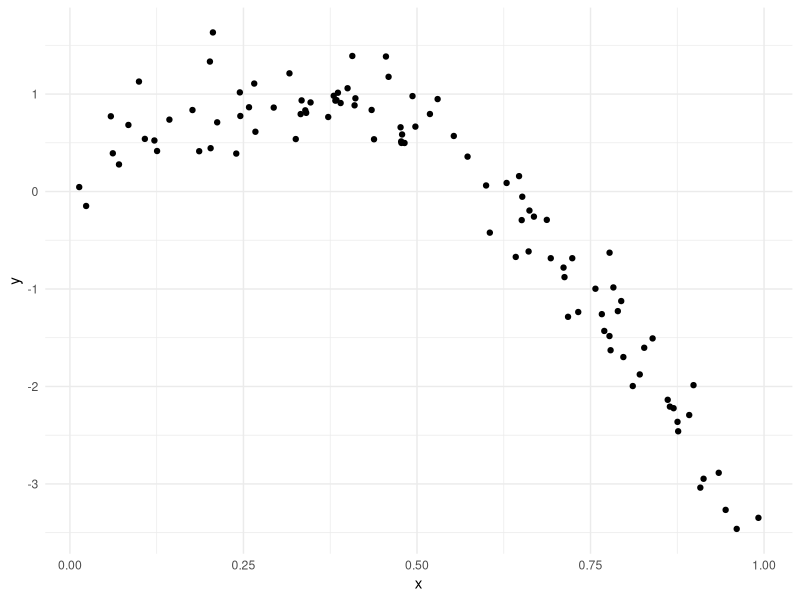
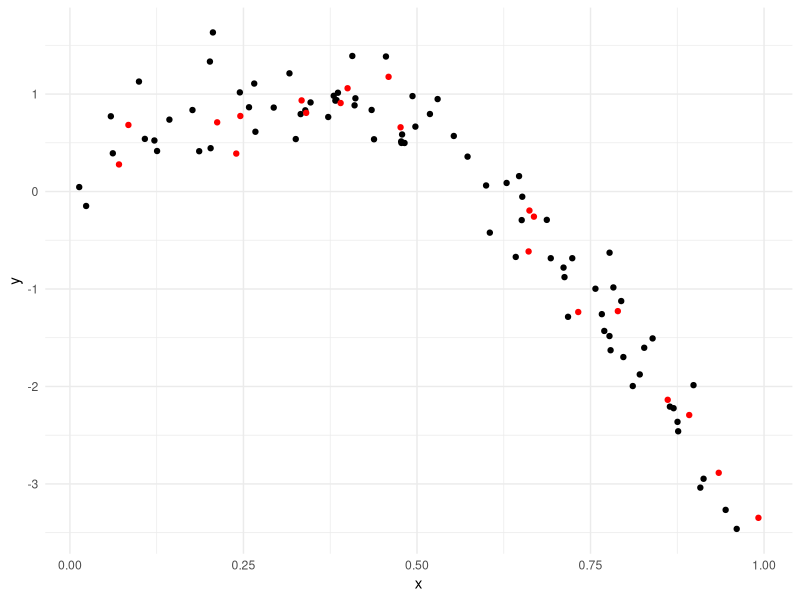
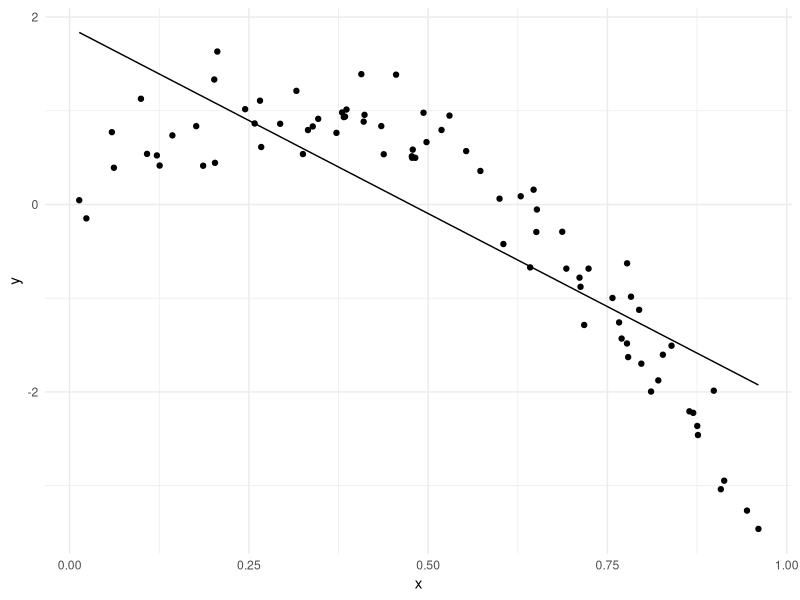
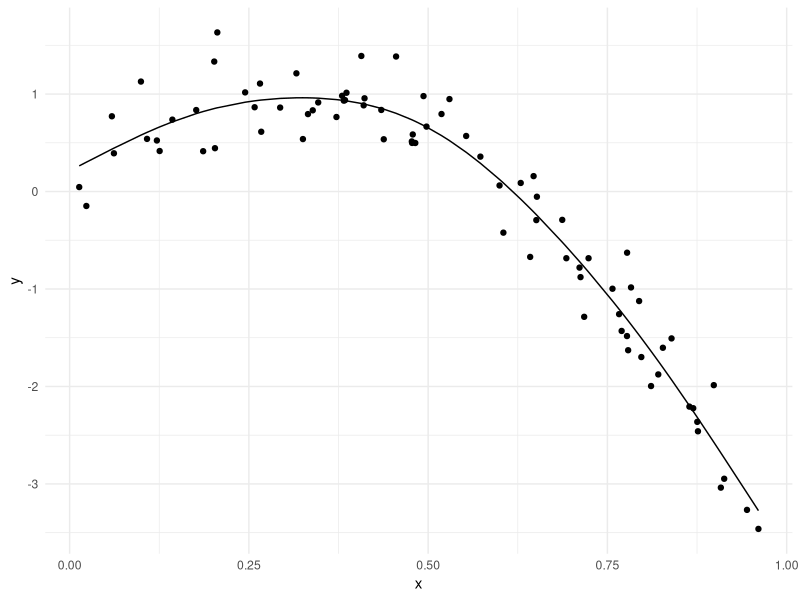
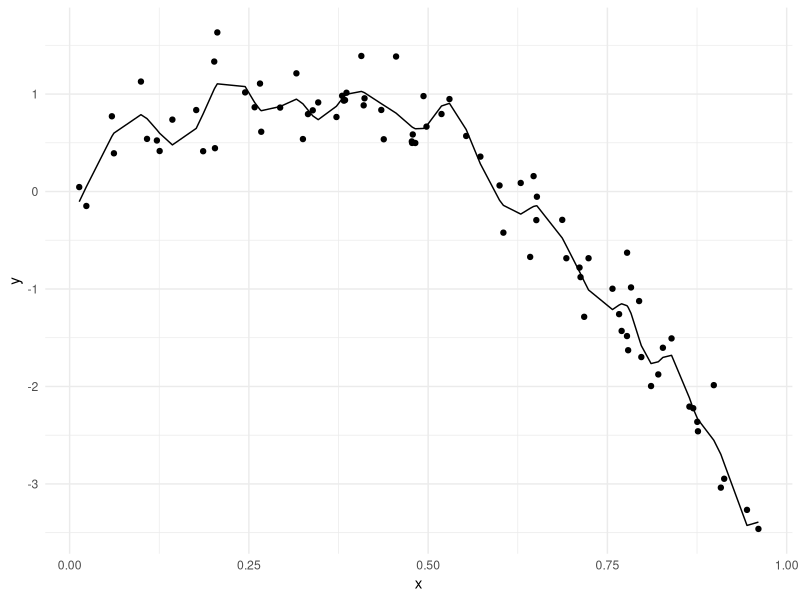
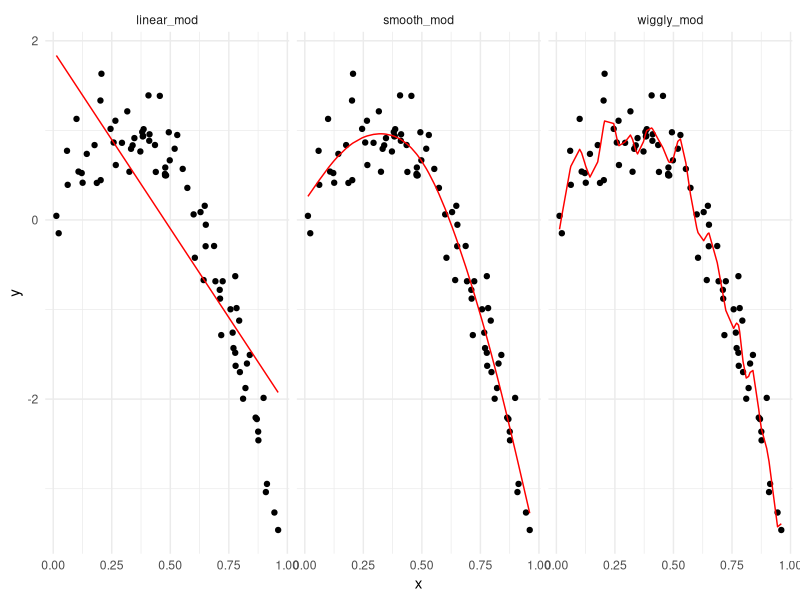
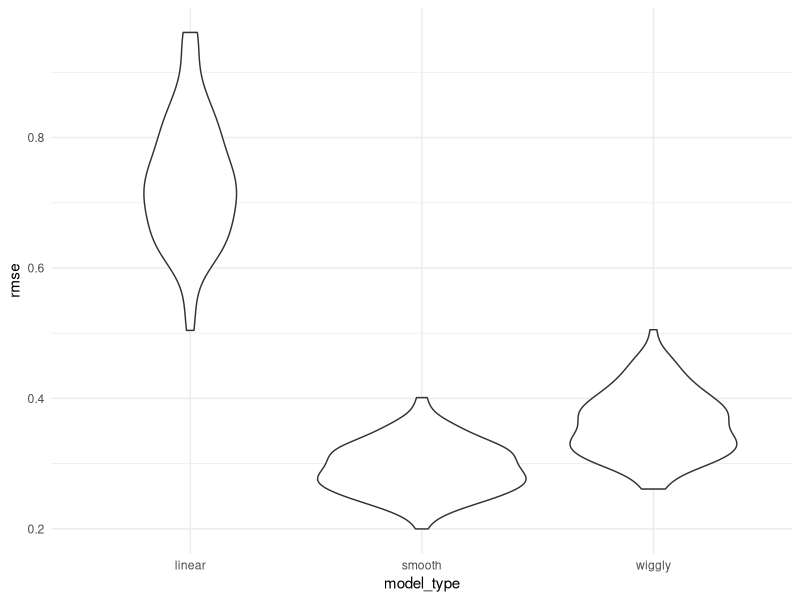

The R script that drew these images, in order:
## ---- chunk 1
library(tidyverse)
library(modelr)
set.seed(1)

knitr::opts_chunk$set(
  fig.width = 6,
  fig.asp = .6,
  out.width = "90%"
)

theme_set(theme_minimal() + theme(legend.position = "bottom"))

options(
  ggplot2.continuous.colour = "viridis",
  ggplot2.continuous.fill = "viridis"
)

scale_colour_discrete = scale_colour_viridis_d
scale_fill_discrete = scale_fill_viridis_d
## ---- chunk 2
nonlin_df =
  tibble(
    id = 1:100,
    x = runif(100, 0, 1),
    y = 1 - 10 * (x - 0.3) ^2 + rnorm(100, 0, 0.3)
  )

nonlin_df |> 
  ggplot(aes(x = x, y = y)) + geom_point()
## ---- chunk 3
train_df = sample_n(nonlin_df, 80) |> arrange(id)
test_df = anti_join(nonlin_df, train_df, by = "id")

# we can check in a scatterplot:
train_df |> 
  ggplot(aes(x = x, y = y)) +
  geom_point() +
  geom_point(data = test_df, color = "red")
## ---- chunk 4
linear_mod = lm(y ~ x, data = train_df)

smooth_mod = mgcv::gam(y ~ s(x), data = train_df)

wiggly_mod = mgcv::gam(y ~ s(x, k = 30), sp = 10e-6, data = train_df)

# quick visualization
train_df |> 
  modelr::add_predictions(linear_mod) |> 
  ggplot(aes(x=x,y=y)) + geom_point() + geom_line(aes(y = pred))

train_df |> 
  modelr::add_predictions(smooth_mod) |> 
  ggplot(aes(x=x,y=y)) + geom_point() + geom_line(aes(y = pred))

train_df |> 
  modelr::add_predictions(wiggly_mod) |> 
  ggplot(aes(x=x,y=y)) + geom_point() + geom_line(aes(y = pred))

# I can also use the handy modelr::gather_predictions function – this is, essentially, a short way of adding predictions for several models to a data frame and then “pivoting” so the result is a tidy, “long” dataset that’s easily plottable.

train_df |> 
  gather_predictions(linear_mod, smooth_mod, wiggly_mod) |> 
  mutate(model = fct_inorder(model)) |> 
  ggplot(aes(x = x, y = y)) + 
  geom_point() + 
  geom_line(aes(y = pred), color = "red") + 
  facet_wrap(~model)
## ---- chunk 5
# in modelr package

# RMSEs on training data can be misleading...
rmse(linear_mod, train_df)
rmse(smooth_mod, train_df)
rmse(wiggly_mod, train_df)

# RMSEs on testing data gives a sense of out-of-sample prediction accuracy!
rmse(linear_mod, test_df)
rmse(smooth_mod, test_df)
rmse(wiggly_mod, test_df)
## ---- chunk 6
cv_df =
  nonlin_df |> 
  crossv_mc(n = 100)
## ---- chunk 7
cv_df |> pull(train) |> nth(1)
cv_df |> pull(train) |> nth(2)
# it just saves the row numbers
## ---- chunk 8
cv_df |> pull(train) |> nth(3) |> as_tibble()
## ---- chunk 9
cv_df =
  nonlin_df |> 
  crossv_mc(n = 100) |> 
  mutate(
    train = map(train, as_tibble),
    test = map(test, as_tibble)
  )
## ---- chunk 10
cv_results =
  cv_df |> 
  mutate(
    linear_fit = map(train, \(df) lm(y~x, data = df)),
    smooth_fit = map(train, \(df) mgcv::gam(y~s(x), data = df)),
    wiggly_fit = map(train, \(df) mgcv::gam(y~s(x, k = 30), sp = 10e-6, data = df))
  ) |> 
  mutate(
    rmse_linear = map2_dbl(linear_fit, test, \(mod, df) rmse(mod, df)),
    rmse_smooth = map2_dbl(smooth_fit, test, \(mod, df) rmse(mod, df)),
    rmse_wiggly = map2_dbl(wiggly_fit, test, \(mod, df) rmse(mod, df))
  )
## ---- chunk 11
cv_results |> 
  select(starts_with("rmse")) |> 
  pivot_longer(
    everything(),
    names_to = "model_type",
    values_to = "rmse",
    names_prefix = "rmse_"
  ) |> 
  group_by(model_type) |> 
  summarise(m_rmse = mean(rmse))

cv_results |> 
  select(starts_with("rmse")) |> 
  pivot_longer(
    everything(),
    names_to = "model_type",
    values_to = "rmse",
    names_prefix = "rmse_"
  ) |> 
  ggplot(aes(x = model_type, y = rmse)) + geom_violin()
